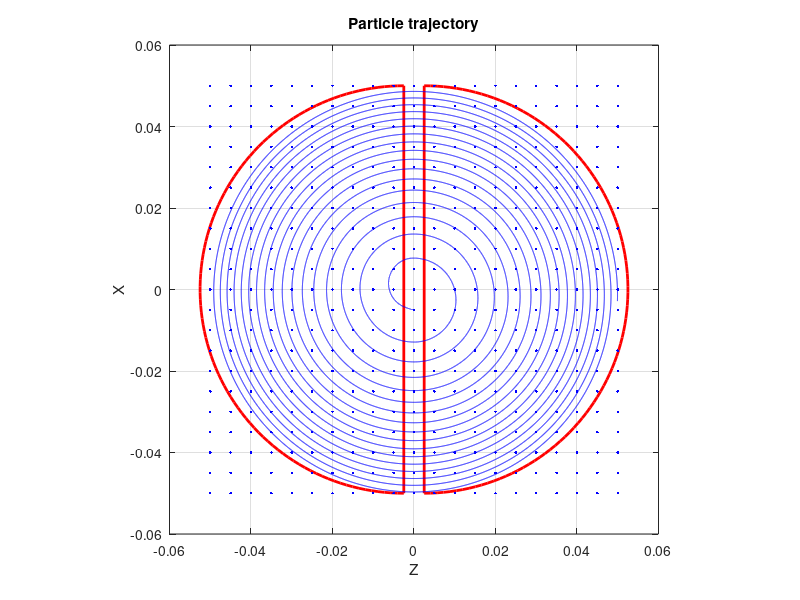
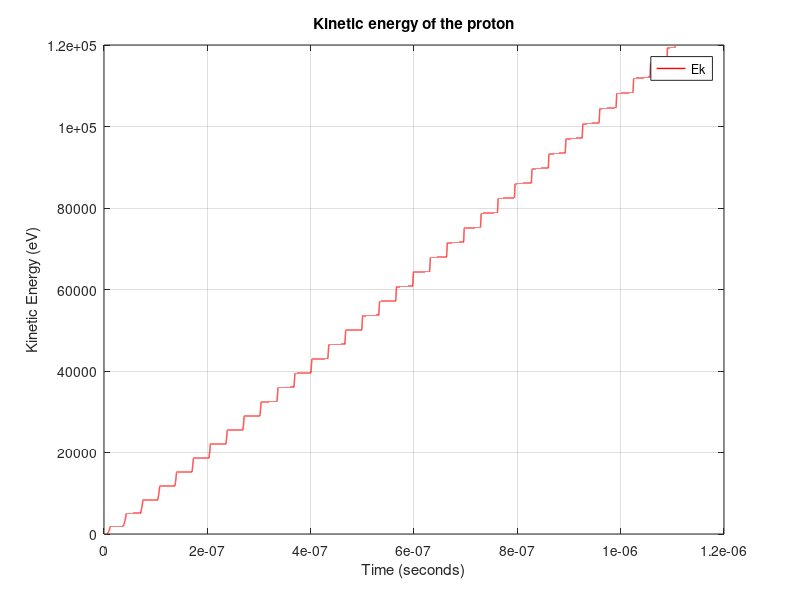

The MATLAB source for these figures, in order:
%% Introduction to electrodynamics. Dynamic particle simulation.
close all
clear all
clc
%% General parameters
R = 0.05; % Radius (m)
Ds = 0.005; % Gap between D's (m)
B = [0,0,1]; % Magnetic field (T)
V = 5000; % Potential diff (V)
m = 1.6726219*10^-27; % Mass (kg)(proton)
q =  1.602176634*10^-19; % Charge (C)(proton)
dt = 10^-11; % Delta time (seconds)
tf = 4e-06; % Final time (s) 0.7854 microseconds
t = [0:dt:tf]; % Time (s)
w = q*norm(B)/m; % Frequency
% Oscillating electric field used asumming B in all space.
E = (-V/Ds)*sin(w.*t); 
% Oscillating electric field used assuming B just in the D's.
V = @(t) 5000/Ds*cos(t.*w.*(1+exp(-t./1e-7)));
c = 2.998e+8; % Light speed


%% Initial vectors
r = [0 -0.005 0]; % Position
rx = r(1); % Position x
ry = r(2); % Position y
rz = r(3); % Position z
v = [0 0 0]; % Velocity
KE = [0]; % Kinetic energy

%% Cyclotron
loops = 0;
sig = -1;
for i = 1:length(t)
    % Particle in the gap -> Adapting electric force.
    if r(1) < Ds/2 && r(1) > -Ds/2
        % Case 1: Asumming B in all space.
        f = [q*E(i),0,0] + q*cross(v,B); % Lorentz force
        % Case 2: Assuming B just into the D's.
%         DP = V(t(i));
%         f = [q*DP,0,0]; % Electric force
    else 
    % Particle into the D's -> Adapting magnetic force.
        f = q*cross(v,B); % Magnetic force
    end 
    v = v + f*dt/m; % New velocity
    r = r + dt*v; % New position
    rx(i+1) = r(1); % x component
    ry(i+1) = r(2); % y component
    rz(i+1) = r(3); % z component
    KE(i+1) = 0.5*m*(norm(v)^2); % New kinetic energy
    if rx(i+1) > 0 && sig < 0 % Lap counter
        loops = loops + 1;
        sig = 1;
    elseif rx(i+1) < 0
        sig = -1;
    end
    % Break statement. If the radius of the trajectory is larger than R of
    % the cyclotron.
    if norm(r)<R 
        continue
    else
        break
    end
end

%% Cyclotron plot
figure(1)
th = linspace(pi/2, -pi/2, 100);
xR = R*cos(th)+Ds/2;
yR = R*sin(th);
plot(xR,yR,'r','LineWidth',2);
axis equal;
hold on
plot([Ds/2 Ds/2], [-R R],'r','LineWidth',2)
xL = -(R*cos(th)+Ds/2) ;
yL = -(R*sin(th)) ;
hold on
plot(xL,yL,'r','LineWidth',2)
hold on
plot([-Ds/2 -Ds/2], [-R R],'r','LineWidth',2)
xlim([-R-2*Ds R+2*Ds])
ylim([-R-2*Ds R+2*Ds])
hold on

%% Magnetic field plot
x = -R:Ds:R;
y = -R:Ds:R;
[X,Y] = meshgrid(x,y);
plot(X,Y,'b.')
title("Bird's eye view of ciyclotron")
xlabel('Z')
ylabel('X')
hold on

% x2 = Ds:Ds:R;
% y2 = -R:Ds:R;
% [X2,Y2] = meshgrid(x2,y2);
% plot(X2,Y2,'b.')
%% Plot of the particle in certain t.
plot3(rx',ry',rz','b')
title("Particle trajectory")
xlabel('Z')
ylabel('X')
axis square
grid on

%% Kinetic energy analysis
figure(2)
eV = 1.60218*10^-19;
Ekv = KE/eV;
tEk = t(1,1:length(KE));
plot(tEk,Ekv,'r','LineWidth',1);
title('Kinetic energy of the proton')
xlabel('Time (seconds)')
ylabel('Kinetic Energy (eV)')
legend('Ek')
grid on

fprintf('The kinetic energy in Joules is: %2.10f \n',KE(end))
fprintf('The kinetic energy in eV is: %2.10f \n',Ekv(end))


%% Time
Time = length(rx)*dt; % Total time
fprintf('The elapsed time was: %d \n',Time)

%% Final velocity
finalv = norm(v);
perOfC = finalv/c*100;
fprintf('The velocity is %d m/s \n',finalv)
fprintf('The velocity is %f of c \n',perOfC)



